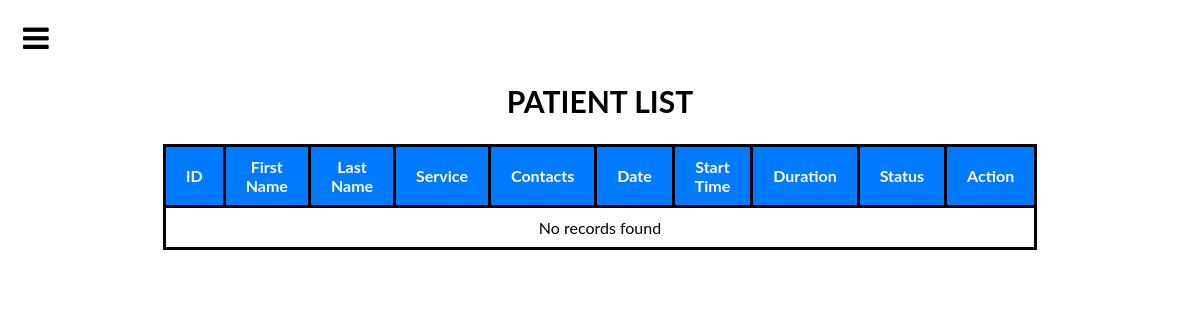
The app's page /doc_page/Patient.php (signed in), older data.
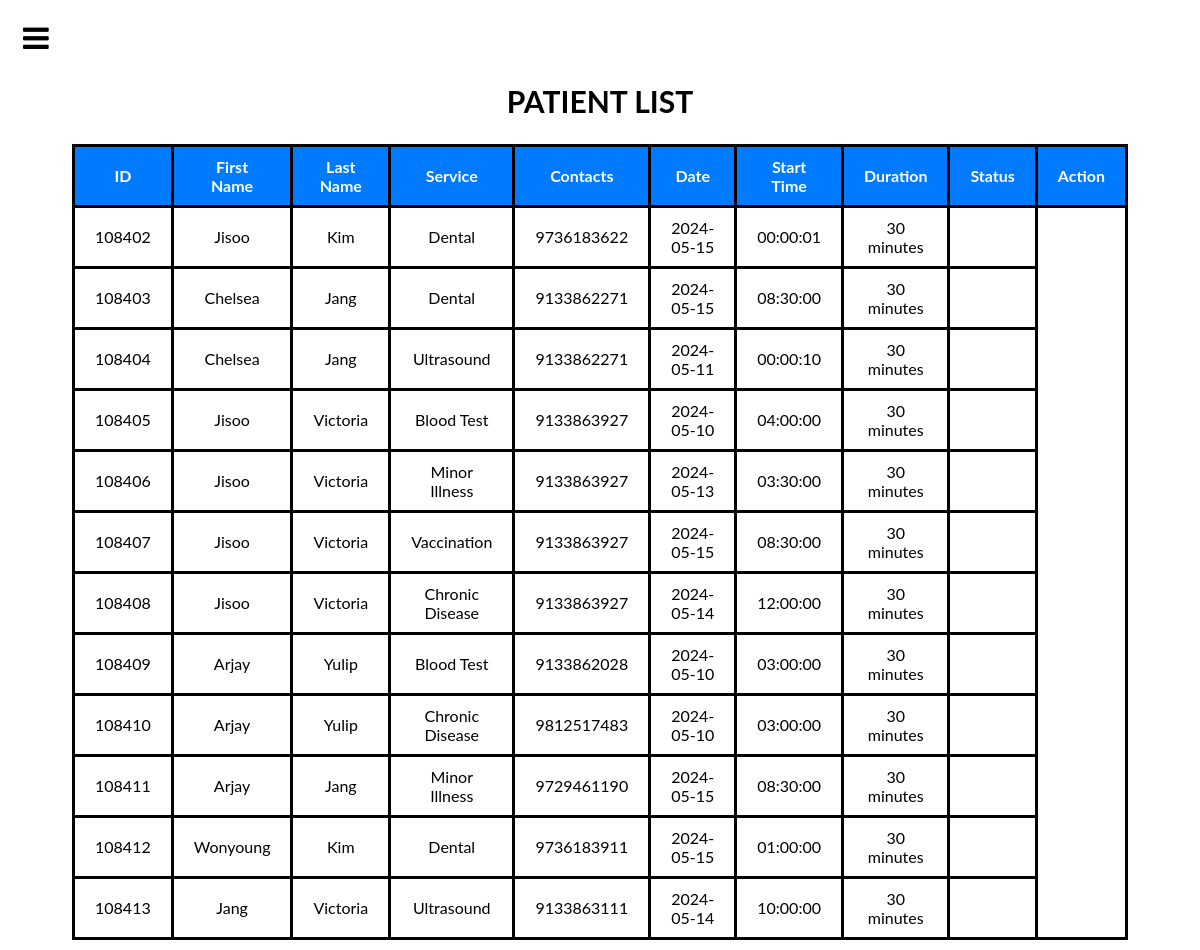
The same page, newer data.
### tables this page shows
CREATE TABLE `tblappoint` (
  `apt_id` int(11) NOT NULL,
  `ptn_id` int(11) NOT NULL,
  `doc_id` int(11) NOT NULL,
  `serv_id` int(11) NOT NULL,
  `apt_time` time DEFAULT NULL,
  `apt_date` date DEFAULT NULL,
  `sched_status` varchar(20) NOT NULL
);

CREATE TABLE `tblpatient` (
  `ptn_id` int(11) NOT NULL,
  `ptn_fname` varchar(100) NOT NULL,
  `ptn_lname` varchar(100) NOT NULL,
  `ptn_birthdate` date NOT NULL,
  `ptn_gender` varchar(30) NOT NULL,
  `ptn_contact` bigint(30) NOT NULL,
  `ptn_email` varchar(50) NOT NULL
);

CREATE TABLE `tblservice` (
  `serv_id` int(11) NOT NULL,
  `serv_name` varchar(100) NOT NULL,
  `serv_desc` varchar(255) DEFAULT NULL,
  `serv_duration` varchar(100) NOT NULL
);

### doc_page/list_patient.php (called while the page is built, shortened)
<?php
$sql = "SELECT apt_id, ptn_fname, ptn_lname, serv_name, ptn_contact, apt_date, apt_time, serv_duration, sched_status
            FROM tblappoint
            JOIN tblpatient ON tblappoint.ptn_id = tblpatient.ptn_id
            JOIN tbldoctor ON tblappoint.doc_id = tbldoctor.doc_id
            JOIN tblservice ON tblappoint.serv_id = tblservice.serv_id";
?>

### doc_page/Patient.php (the view, shortened to what this page needs)
<!DOCTYPE html>
<html lang="en">
<head>
    <link rel="stylesheet" href="doc_style.css">
    <link rel="stylesheet" href="https://cdnjs.cloudflare.com/ajax/libs/font-awesome/4.7.0/css/font-awesome.min.css">
    <span id="BarsNav" style="font-size:30px;cursor:pointer" onclick="openNav()"><i class="fa fa-bars"></i></span>
</head>
    <body>
    <div id="patientTable">
      <h2>PATIENT LIST</h2>
    <table>
          <tr>
              <th>ID</th>
              <th>First Name</th>
              <th>Last Name</th>
              <th>Service</th>
              <th>Contacts</th>
              <th>Date</th>
              <th>Start Time</th>
              <th>Duration</th>
              <th>Status</th>
              <th>Action</th>
          </tr>
          <?php include 'list_patient.php'; ?>
          <?php
            $result = $conn->query($sql);
            if ($result->num_rows > 0) {
                while($row = $result->fetch_assoc()) {
                    echo "<tr>";
                    echo "<td>".$row["apt_id"]."</td>";
                    echo "<td>".$row["ptn_fname"]."</td>";
                    echo "<td>".$row["ptn_lname"]."</td>";
                    echo "<td>".$row["serv_name"]."</td>";
                    echo "<td>".$row["ptn_contact"]."</td>";
                    echo "<td>".$row["apt_date"]."</td>";
                    echo "<td>".$row["apt_time"]."</td>";
                    echo "<td>".$row["serv_duration"]."</td>";
                    echo "<td>".$row["sched_status"]."</td>";
                  echo "</tr>";
              }
          } else {
              echo "<tr><td colspan='10'>No records found</td></tr>";
          }
          ?>
      </table>
    </div>
    </body>
</html>

Row changes from the older to the newer data that the page shows:
added tblappoint: apt_id "108402", ptn.ptn_fname "Jisoo", ptn.ptn_lname "Kim", serv.serv_name "Dental", ptn.ptn_contact "9736183622", apt_date "2024-05-15", apt_time "00:00:01", serv.serv_duration "30 minutes"
added tblappoint: apt_id "108403", ptn.ptn_fname "Chelsea", ptn.ptn_lname "Jang", serv.serv_name "Dental", ptn.ptn_contact "9133862271", apt_date "2024-05-15", apt_time "08:30:00", serv.serv_duration "30 minutes"
added tblappoint: apt_id "108404", ptn.ptn_fname "Chelsea", ptn.ptn_lname "Jang", serv.serv_name "Ultrasound", ptn.ptn_contact "9133862271", apt_date "2024-05-11", apt_time "00:00:10", serv.serv_duration "30 minutes"
added tblappoint: apt_id "108405", ptn.ptn_fname "Jisoo", ptn.ptn_lname "Victoria", serv.serv_name "Blood Test", ptn.ptn_contact "9133863927", apt_date "2024-05-10", apt_time "04:00:00", serv.serv_duration "30 minutes"
added tblappoint: apt_id "108406", ptn.ptn_fname "Jisoo", ptn.ptn_lname "Victoria", serv.serv_name "Minor Illness", ptn.ptn_contact "9133863927", apt_date "2024-05-13", apt_time "03:30:00", serv.serv_duration "30 minutes"
added tblappoint: apt_id "108407", ptn.ptn_fname "Jisoo", ptn.ptn_lname "Victoria", serv.serv_name "Vaccination", ptn.ptn_contact "9133863927", apt_date "2024-05-15", apt_time "08:30:00", serv.serv_duration "30 minutes"
added tblappoint: apt_id "108408", ptn.ptn_fname "Jisoo", ptn.ptn_lname "Victoria", serv.serv_name "Chronic Disease", ptn.ptn_contact "9133863927", apt_date "2024-05-14", apt_time "12:00:00", serv.serv_duration "30 minutes"
added tblappoint: apt_id "108409", ptn.ptn_fname "Arjay", ptn.ptn_lname "Yulip", serv.serv_name "Blood Test", ptn.ptn_contact "9133862028", apt_date "2024-05-10", apt_time "03:00:00", serv.serv_duration "30 minutes"
added tblappoint: apt_id "108410", ptn.ptn_fname "Arjay", ptn.ptn_lname "Yulip", serv.serv_name "Chronic Disease", ptn.ptn_contact "9812517483", apt_date "2024-05-10", apt_time "03:00:00", serv.serv_duration "30 minutes"
added tblappoint: apt_id "108411", ptn.ptn_fname "Arjay", ptn.ptn_lname "Jang", serv.serv_name "Minor Illness", ptn.ptn_contact "9729461190", apt_date "2024-05-15", apt_time "08:30:00", serv.serv_duration "30 minutes"
added tblappoint: apt_id "108412", ptn.ptn_fname "Wonyoung", ptn.ptn_lname "Kim", serv.serv_name "Dental", ptn.ptn_contact "9736183911", apt_date "2024-05-15", apt_time "01:00:00", serv.serv_duration "30 minutes"
added tblappoint: apt_id "108413", ptn.ptn_fname "Jang", ptn.ptn_lname "Victoria", serv.serv_name "Ultrasound", ptn.ptn_contact "9133863111", apt_date "2024-05-14", apt_time "10:00:00", serv.serv_duration "30 minutes"
Text that changed along with them:
text no longer shown: "No records found"
